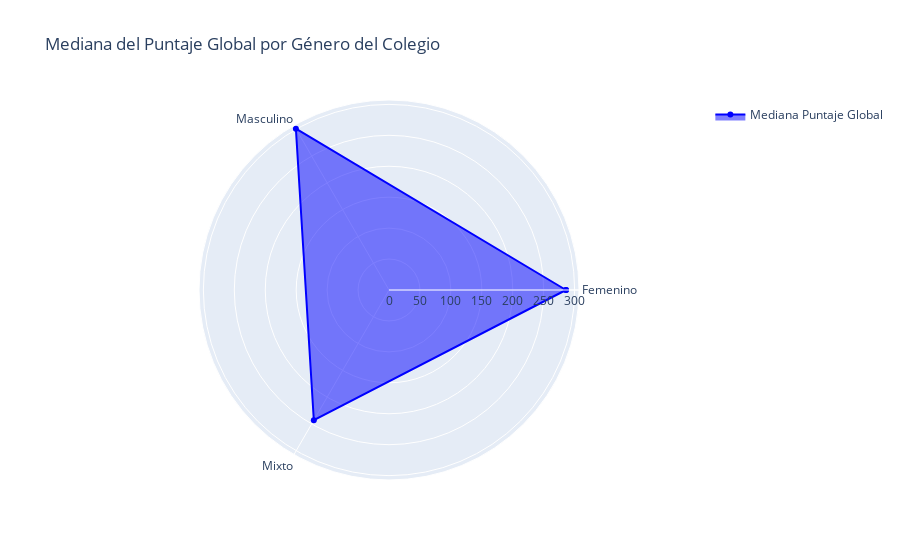

Notebook code cell kept with this figure:
### Code cell
import pandas as pd
import plotly.graph_objects as go

# Calcular la mediana por categoría
medianas = icfes.groupby("colegio_genero")["puntaje_global"].median()

# Obtener etiquetas y valores
categorias = medianas.index.tolist()
valores = medianas.values.tolist()

# Para cerrar el triángulo, repetimos el primer valor al final
categorias.append(categorias[0])
valores.append(valores[0])

# Crear el gráfico radar
fig = go.Figure()

fig.add_trace(go.Scatterpolar(
    r=valores,  # Valores de la mediana
    theta=categorias,  # Categorías en el radar
    fill='toself',
    name="Mediana Puntaje Global",
    line=dict(color="blue")
))

# Estilizar el gráfico
fig.update_layout(
    polar=dict(
        radialaxis=dict(visible=True)
    ),
    showlegend=True,
    title="Mediana del Puntaje Global por Género del Colegio"
)

fig.show()

### Figure 1 — Plotly figure (JSON) as saved in the notebook; plotly's stock layout.template omitted (floating-point values rounded to 4 significant figures)
{"data": [{"fill": "toself", "line": {"color": "blue"}, "name": "Mediana Puntaje Global", "r": [286, 301, 243, 286], "theta": ["Femenino", "Masculino", "Mixto", "Femenino"], "type": "scatterpolar"}], "layout": {"polar": {"radialaxis": {"visible": true}}, "showlegend": true, "title": {"text": "Mediana del Puntaje Global por Género del Colegio"}}}
